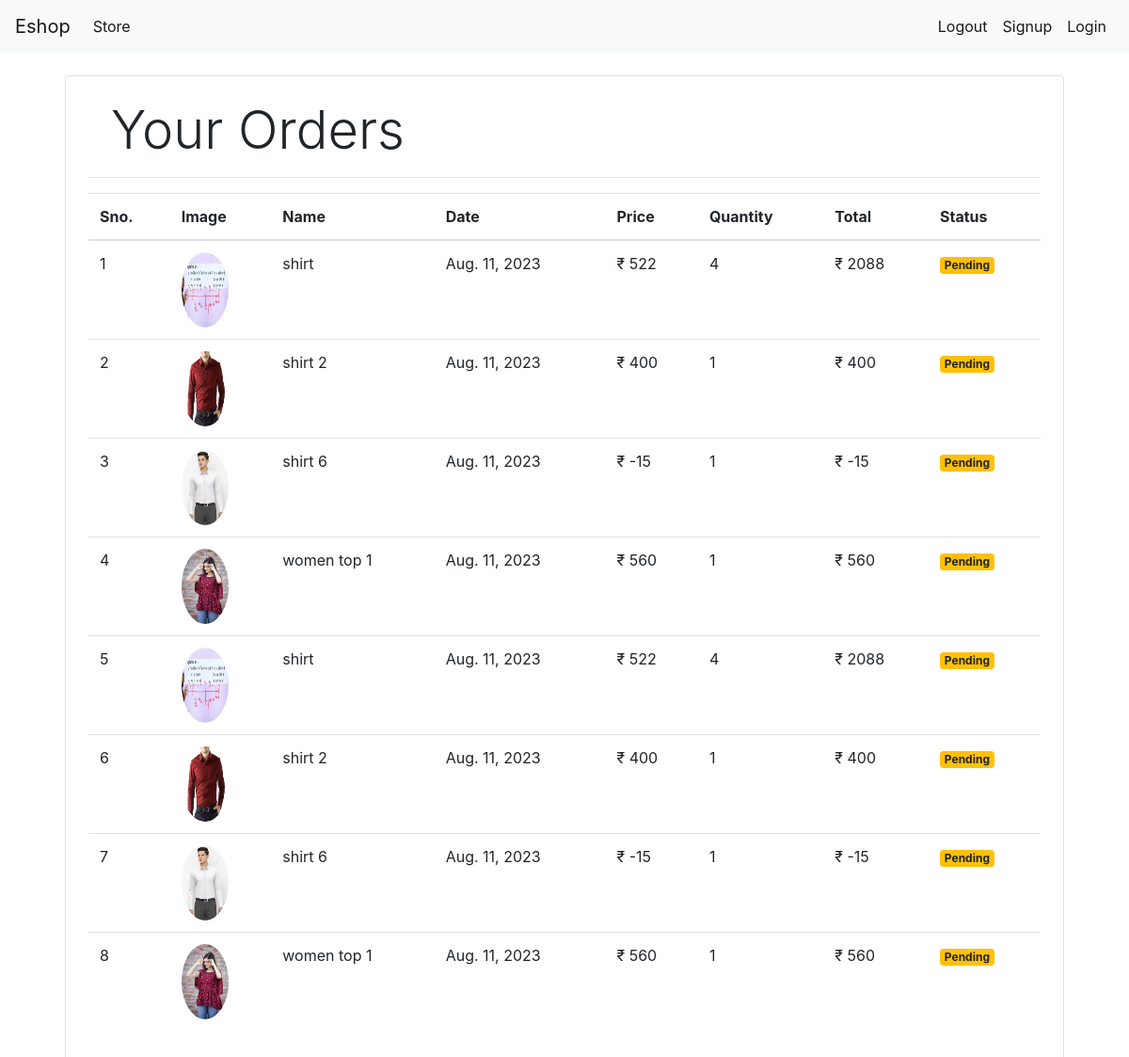
The app's page /orders (signed in), older data.
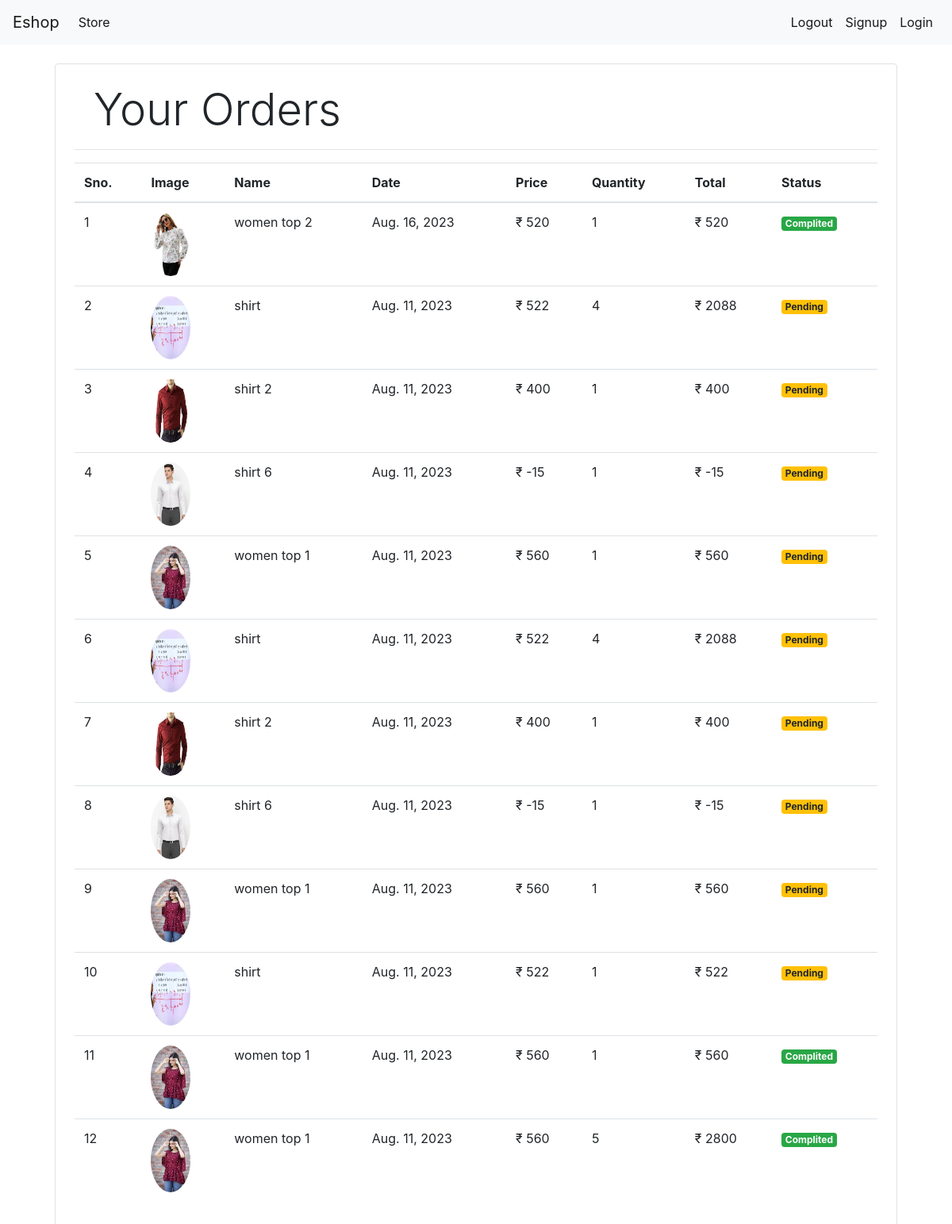
The same page, newer data.
### store/models/orders.py (models this page shows, shortened)
class Orders(models.Model):
    product = models.ForeignKey( Product, on_delete=models.CASCADE)
    customer = models.ForeignKey( Customer, on_delete=models.CASCADE)
    quantity = models.IntegerField(default=1)
    price = models.IntegerField()
    address=models.CharField(max_length=100,blank=True)
    phone=models.CharField(max_length=10,blank=True)
    date=models.DateField(default=datetime.datetime.today)
    status=models.BooleanField(default=False)
    @staticmethod
    def get_product_by_customer(customer_id):
        return Orders.objects.filter(customer=customer_id).order_by('-date')

### store/models/product.py (models this page shows, shortened)
class Product(models.Model):
    category=models.ForeignKey(Category,on_delete=models.CASCADE,default=1)
    name=models.CharField(max_length=50)
    price=models.IntegerField(default=0)
    desctiption = models.CharField(max_length=500)
    image = models.ImageField(upload_to='uploads/products/')

### store/Views/orders.py (the view)
# urls.py: path('orders',OrderView.as_view(),name='orders')
class OrderView(View):
    @method_decorator(auth_middleware)
    def get (self,request):
        customer=request.session.get('customer')
        orders = Orders.get_product_by_customer(customer)
        return render (request,'orders.html',{'orders':orders})

### store/templatetags/currency_filter.py (called while the page is built)
@register.filter(name='currency')
def currency(number):
    return "₹  "+str(number)

@register.filter(name='multiply')
def multiply(number,number1):
    return number*number1

### store/templates/orders.html
{% extends 'base.html' %} {% block content %} {% load cart %} {% load currency_filter %}
<div class="container">
    <div class="border rounded p-4 m-4">
        <p class="display-4 ml-4">Your Orders</p>
        <hr>
        <table class="table">
            <thead>
                <tr>
                    <th>Sno.</th>
                    <th>Image</th>
                    <th>Name</th>
                    <th>Date</th>
                    <th>Price</th>
                    <th>Quantity</th>
                    <th>Total</th>
                    <th>Status</th>
                </tr>
            </thead>
            <tbody>
                {% for i in orders %}
                <tr>
                    <td>{{forloop.counter}}</td>
                    <td><img style="height: 80px; width: 50px;" class="rounded-circle" src="{{i.product.image.url}}" alt="..."></td>
                    <td>{{i.product.name}}</td>
                    <td>{{i.date}}</td>
                    <td>{{i.price|currency}}</td>
                    <td>{{i.quantity}}</td>
                    <td>{{i.quantity|multiply:i.price|currency}}</td>
                    {% if i.status %}
                    <td><small class="badge badge-success">Complited</small></td>
                    {% else %}
                    <td><small class="badge badge-warning">Pending</small></td>
                    {% endif %}
                </tr>
                {% endfor %}
            </tbody>
        </table>
    </div>
    </div {% endblock %}

Row changes from the older to the newer data that the page shows:
added Orders: product.image (picture), product.name "women top 2", date "Aug. 16, 2023", price "₹ 520", quantity "1", quantity|multiply "₹ 520", status "Complited"
added Orders: product.image (picture), product.name "shirt", date "Aug. 11, 2023", price "₹ 522", quantity "1", quantity|multiply "₹ 522", status "Pending"
added Orders: product.image (picture), product.name "women top 1", date "Aug. 11, 2023", price "₹ 560", quantity "1", quantity|multiply "₹ 560", status "Complited"
added Orders: product.image (picture), product.name "women top 1", date "Aug. 11, 2023", price "₹ 560", quantity "5", quantity|multiply "₹ 2800", status "Complited"
